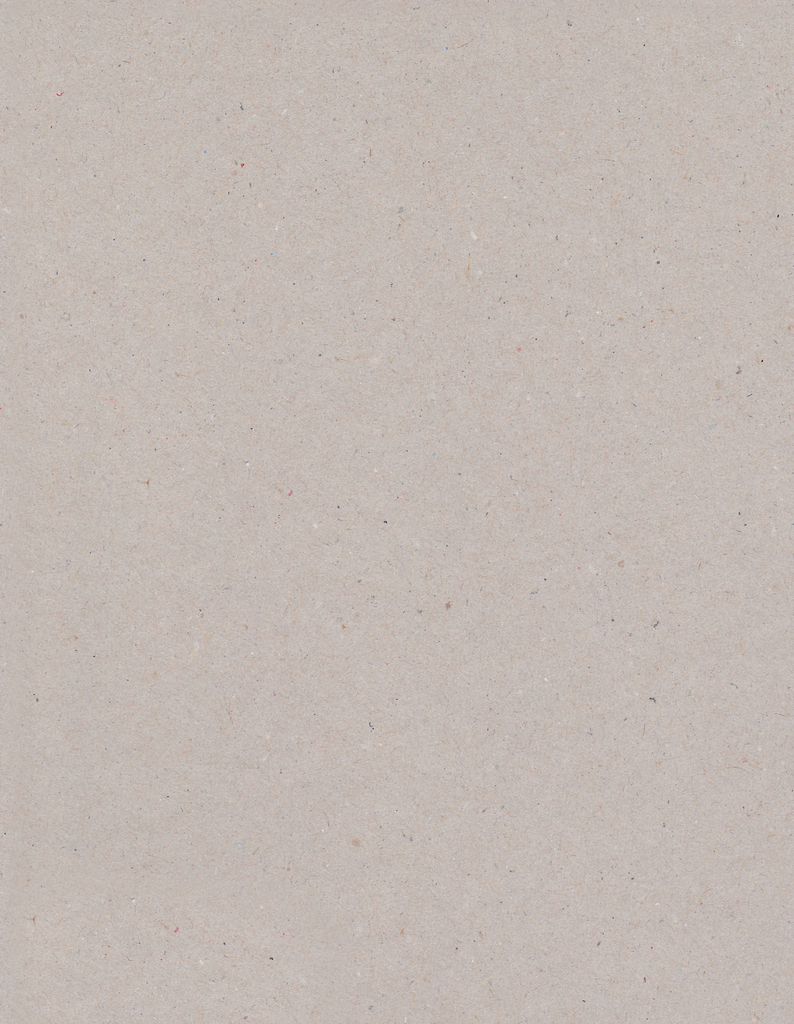
#> input picture videos/_lab/tabloid-explainer/assets/img/newsprint.jpg, 794 x 1024 px
$ python print_fx.py halftone ../../../../videos/_lab/tabloid-explainer/assets/img/newsprint.jpg out.png
#> lines starting #> are read from the running program, lines starting #| are printed output that depends on the picture
#> further down, im is the input picture: PIL image 794x1024 RGB; mean R, G, B 195.4, 185.4, 179.3
"""Offline print treatments for the Tabloid and Zine looks (deterministic; run once per asset).

    python3 print_fx.py halftone IN OUT [--cell 9] [--ink 0a0a0a] [--paper none|PATH]
    python3 print_fx.py photocopy IN OUT [--paper PATH]
    python3 print_fx.py torn IN OUT [--seed 3] [--edge 18]      # torn-paper edge, transparent PNG

Real newsprint dots / xerox contrast / torn edges are baked into image files, so the video never fakes them with
CSS filters (HyperFrames contract). Keep `seed` fixed so re-runs are identical.
"""
import argparse
import math
import random
from PIL import Image, ImageDraw, ImageFilter, ImageOps


def halftone(src, cell=9, ink=(10, 10, 10), paper=None):
#> called with cell = 9, ink = (10, 10, 10)
    g = ImageOps.autocontrast(src.convert("L"), cutoff=1)
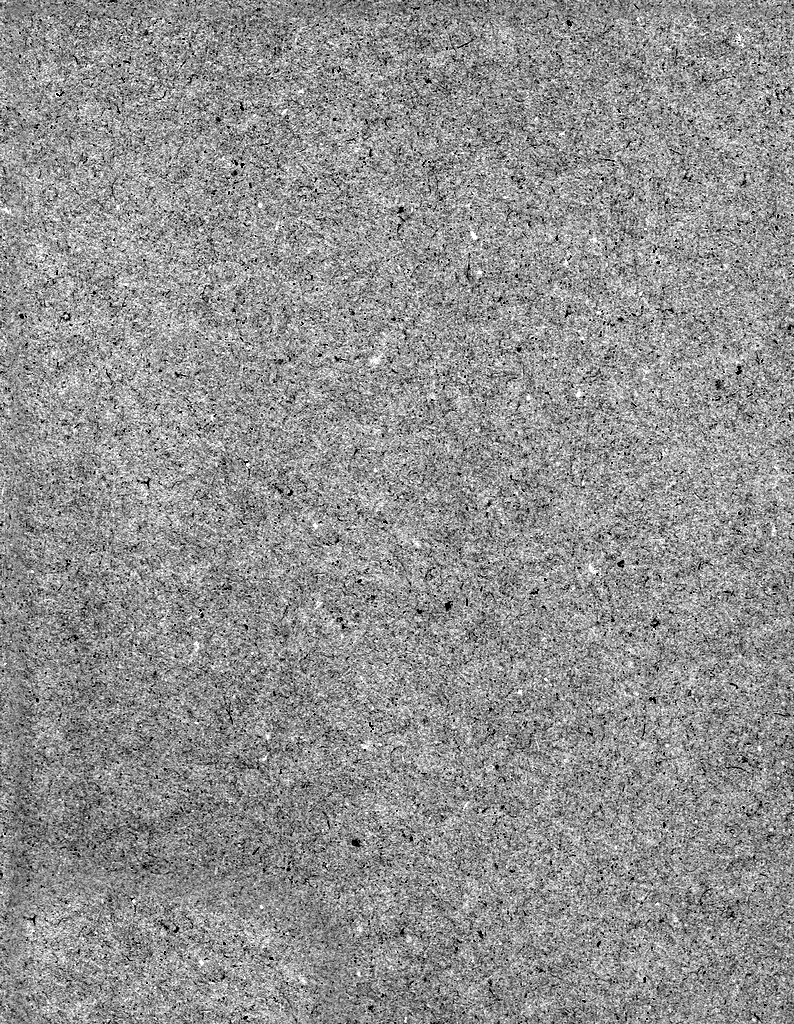
#> g: PIL image 794x1024 L; min 0, max 255, mean 144.6
    g = g.point(lambda v: int(255 * (v / 255) ** 0.5))  # lift midtones so dark sources still print
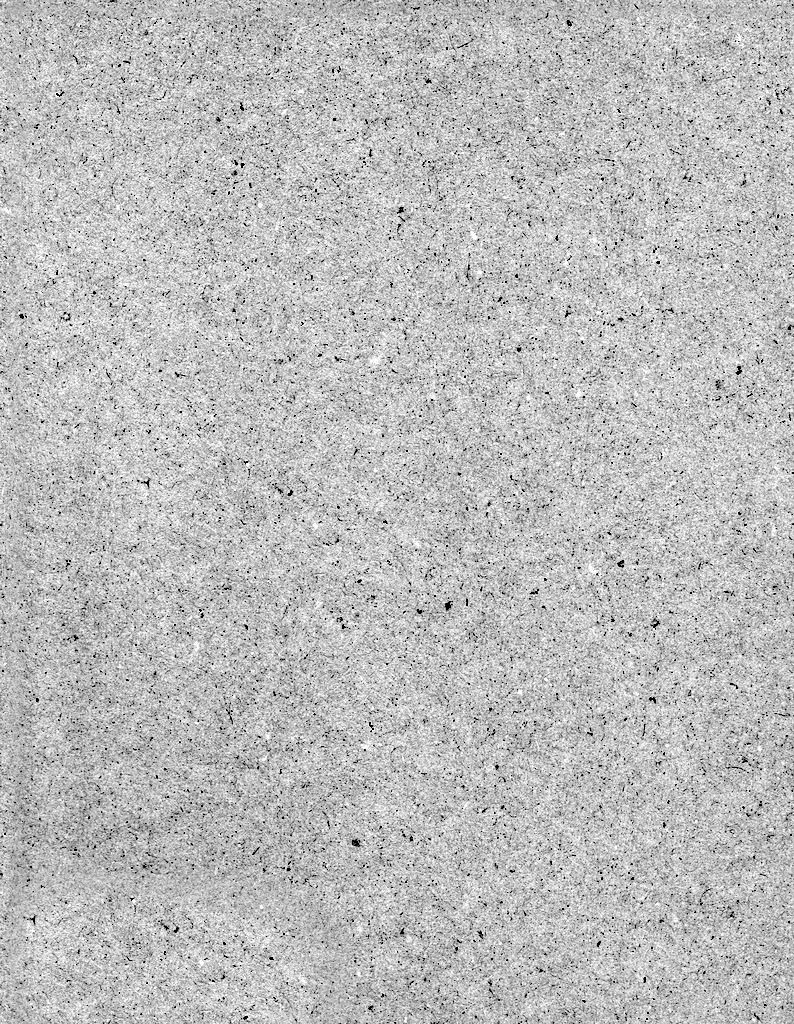
#> g: PIL image 794x1024 L; min 0, max 255, mean 187.7
    w, h = g.size
#> w = 794; h = 1024
    big = Image.new("L", (w * 2, h * 2), 255)
#> big: PIL image 1588x2048 L; every value is 255
    d = ImageDraw.Draw(big)
    small = g.resize((max(1, w // cell), max(1, h // cell)), Image.BILINEAR)
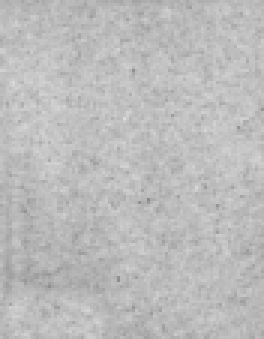
#> small: PIL image 88x113 L (shown 3 times larger); min 137, max 219, mean 187.7
    for y in range(small.height):
        for x in range(small.width):
            v = 1 - small.getpixel((x, y)) / 255
            r = cell * math.sqrt(v) * 0.78
            cx, cy = (x + 0.5) * cell * 2, (y + 0.5) * cell * 2
            if r > 0.4:
                d.ellipse((cx - r * 2, cy - r * 2, cx + r * 2, cy + r * 2), fill=0)
    mask = ImageOps.invert(big.resize((w, h), Image.LANCZOS))
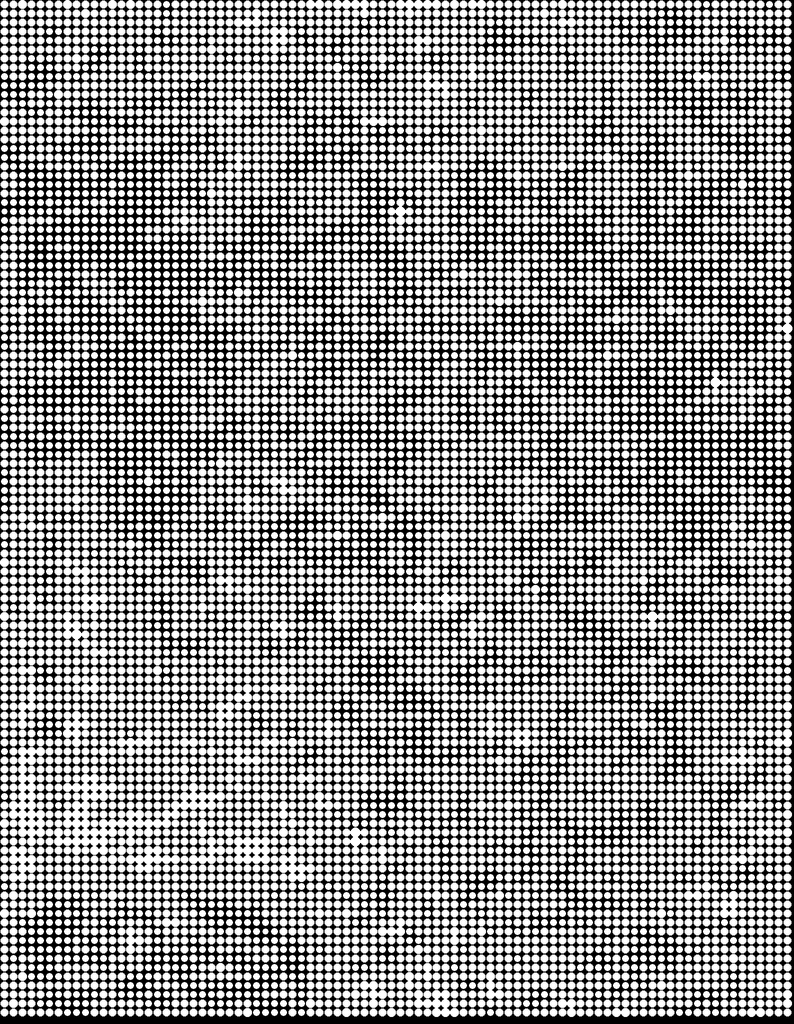
#> mask: PIL image 794x1024 L; min 0, max 255, mean 141.9
    base = paper.resize((w, h)).convert("RGB") if paper else Image.new("RGB", (w, h), (244, 242, 238))
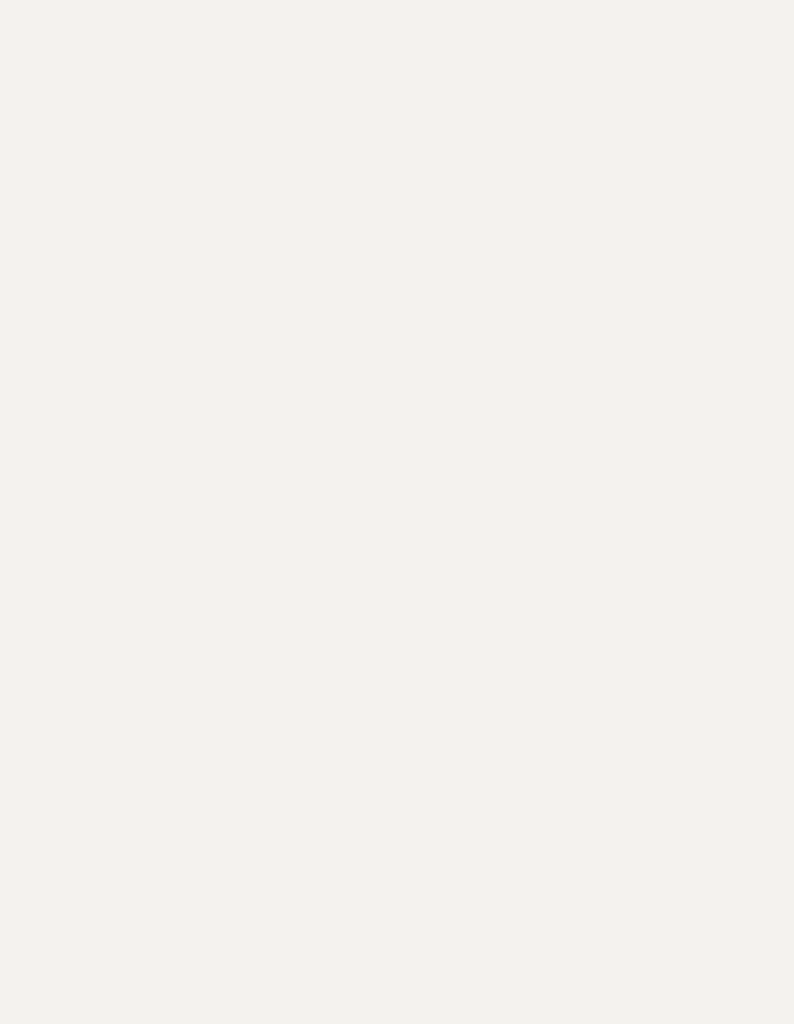
#> base: PIL image 794x1024 RGB; mean R, G, B 244, 242, 238
    base.paste(Image.new("RGB", (w, h), ink), (0, 0), mask)
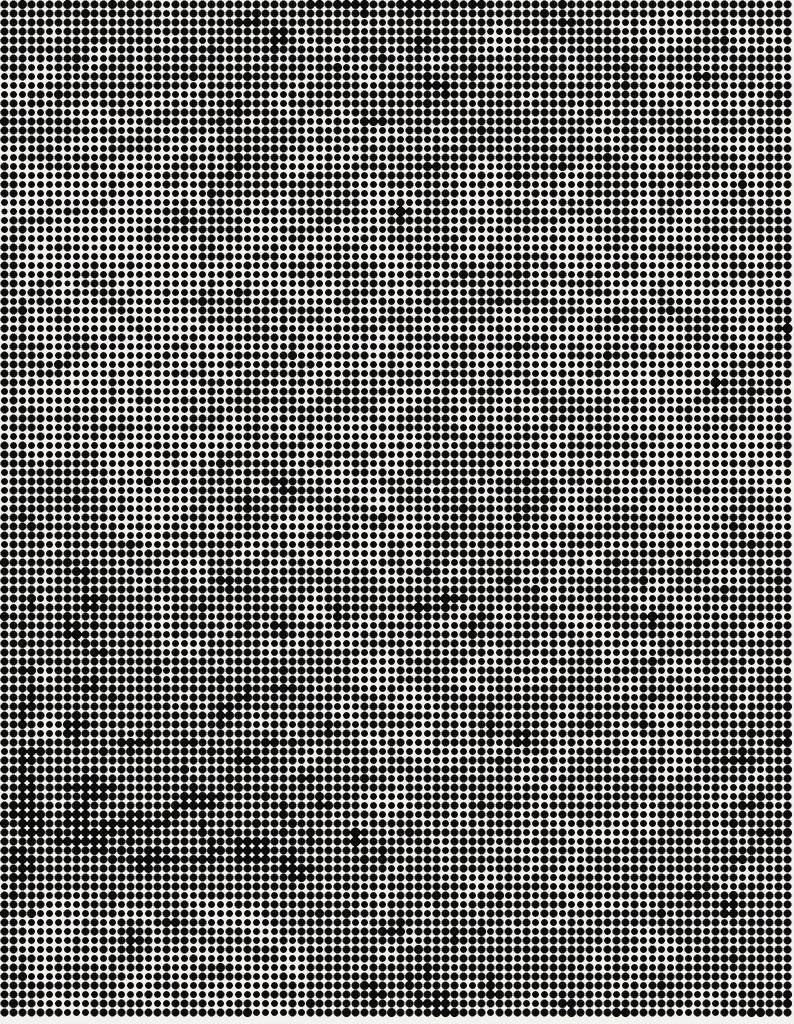
#> base: PIL image 794x1024 RGB; mean R, G, B 113.8, 112.9, 111.2
    return base


def photocopy(src, paper=None):
    g = ImageOps.autocontrast(src.convert("L"), cutoff=3)
    g = g.point(lambda v: 0 if v < 70 else (255 if v > 175 else int((v - 70) * 255 / 105)))
    g = g.filter(ImageFilter.UnsharpMask(2, 160, 2))
    w, h = g.size
    base = paper.resize((w, h)).convert("RGB") if paper else Image.new("RGB", (w, h), (238, 236, 230))
    ink = Image.new("RGB", (w, h), (18, 18, 18))
    base.paste(ink, (0, 0), ImageOps.invert(g))
    return base


def torn(src, seed=3, edge=18):
    rnd = random.Random(seed)
    w, h = src.size
    pts = []
    def side(a, b, n, axis):
        for i in range(n + 1):
            t = i / n
            x = a[0] + (b[0] - a[0]) * t
            y = a[1] + (b[1] - a[1]) * t
            j = rnd.uniform(0, edge) * (0.35 + 0.65 * rnd.random())
            pts.append((x + (j if axis == "l" else -j if axis == "r" else 0), y + (j if axis == "t" else -j if axis == "b" else 0)))
    n = max(80, (w + h) // 12)
    side((0, 0), (w, 0), n, "t"); side((w, 0), (w, h), n, "r"); side((w, h), (0, h), n, "b"); side((0, h), (0, 0), n, "l")
    m = Image.new("L", (w, h), 0)
    ImageDraw.Draw(m).polygon(pts, fill=255)
    out = src.convert("RGBA"); out.putalpha(m)
    return out


if __name__ == "__main__":
    ap = argparse.ArgumentParser()
    ap.add_argument("mode", choices=["halftone", "photocopy", "torn"])
    ap.add_argument("src"); ap.add_argument("out")
    ap.add_argument("--cell", type=int, default=9); ap.add_argument("--ink", default="0a0a0a")
    ap.add_argument("--paper"); ap.add_argument("--seed", type=int, default=3); ap.add_argument("--edge", type=int, default=18)
    a = ap.parse_args()
    im = Image.open(a.src)
    paper = Image.open(a.paper) if a.paper else None
    if a.mode == "halftone":
        im = halftone(im, a.cell, tuple(int(a.ink[i:i + 2], 16) for i in (0, 2, 4)), paper)
    elif a.mode == "photocopy":
        im = photocopy(im, paper)
    else:
        im = torn(im, a.seed, a.edge)
    im.save(a.out)
    print(a.out, im.size)
#| out.png (794, 1024)
